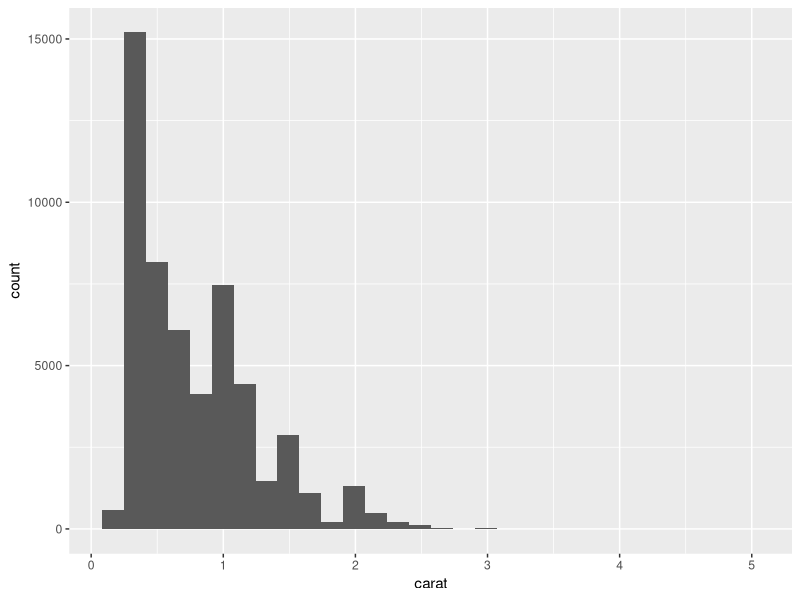
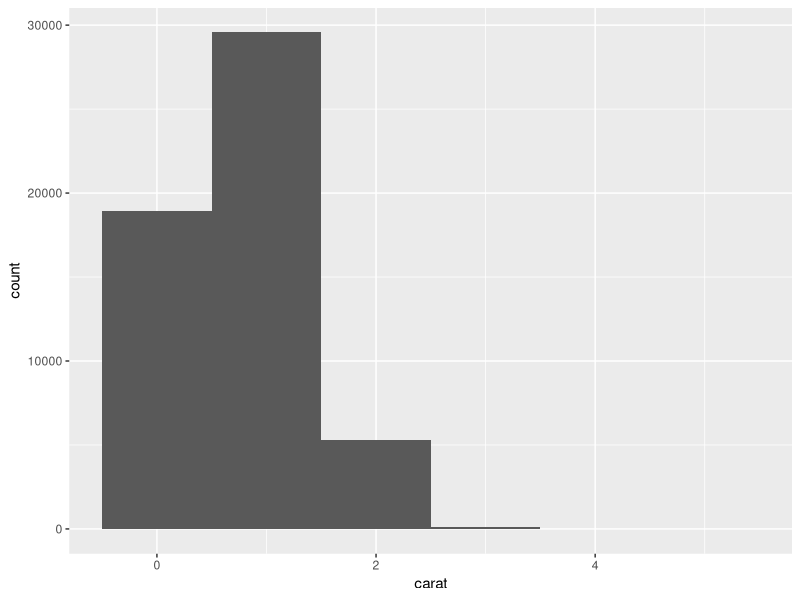
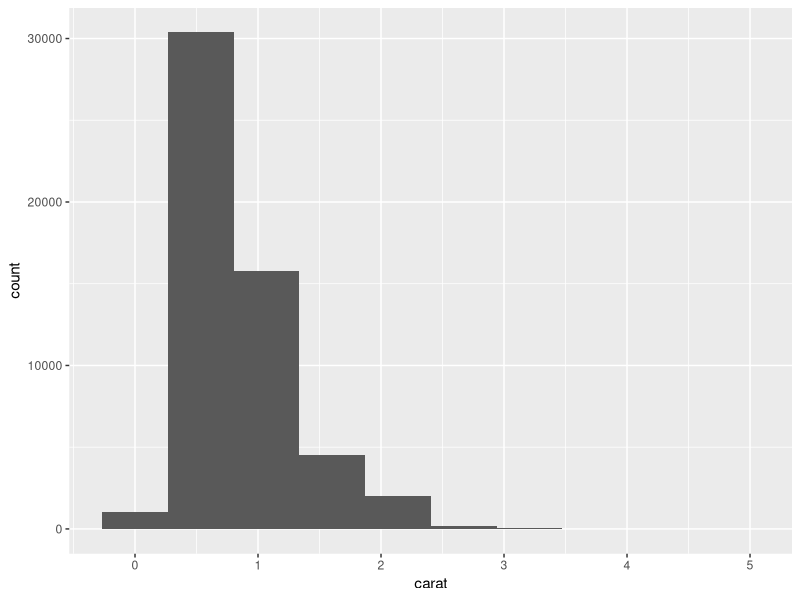
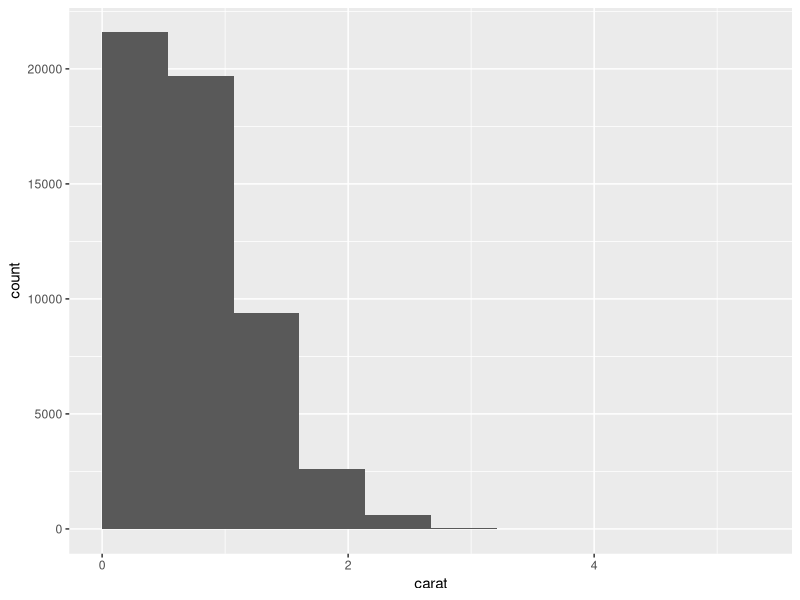
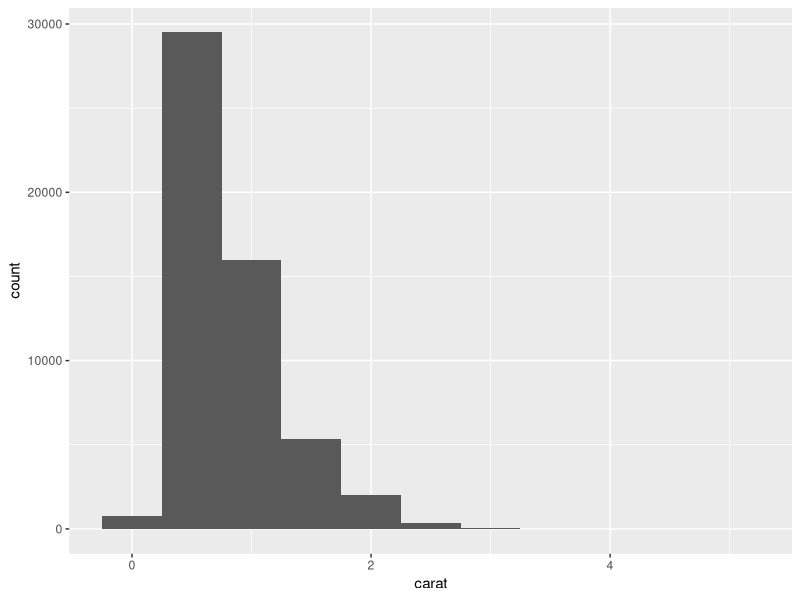
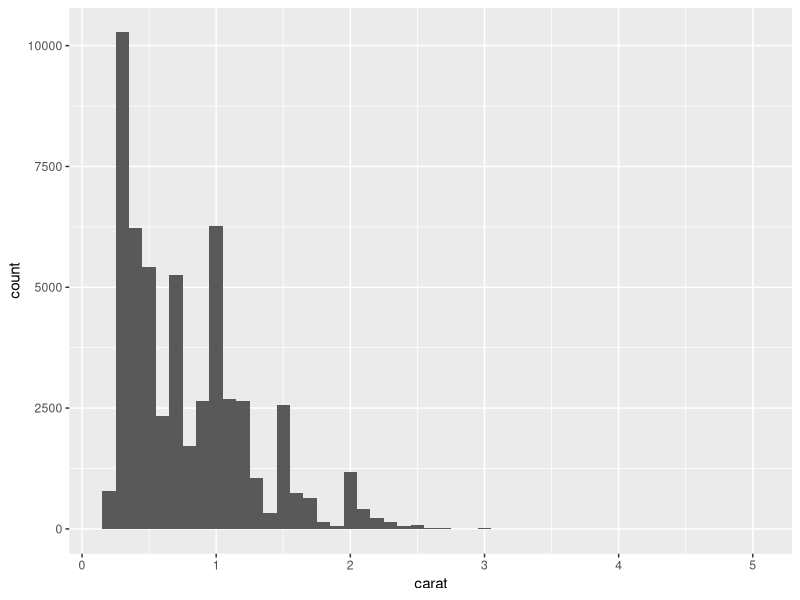
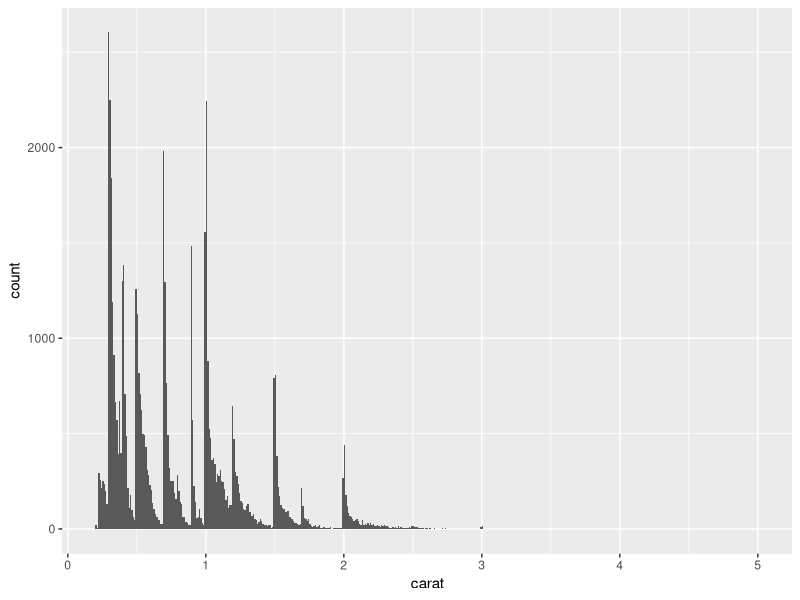
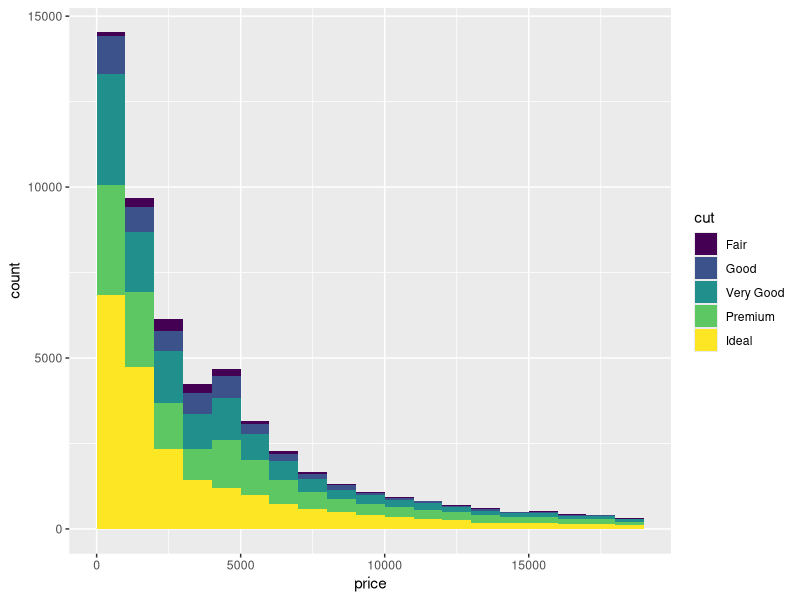

R code for these plots, in order:
## ---- chunk 1
library(ggplot2)
ggplot(data = diamonds) +
  geom_histogram(mapping = aes(x = carat))
## ---- chunk 2
ggplot(data = diamonds) +
  geom_histogram(mapping = aes(x = carat), binwidth = 1)
## ---- chunk 3
ggplot(data = diamonds) +
  geom_histogram(mapping = aes(x = carat), bins = 10)
## ---- chunk 4
ggplot(data = diamonds) +
  geom_histogram(mapping = aes(x = carat), bins = 10, boundary = 0)
## ---- chunk 5
ggplot(data = diamonds) +
  geom_histogram(mapping = aes(x = carat), binwidth = 0.5)
## ---- chunk 6
ggplot(data = diamonds) +
  geom_histogram(mapping = aes(x = carat), binwidth = 0.1)
## ---- chunk 7
ggplot(data = diamonds) +
  geom_histogram(mapping = aes(x = carat), binwidth = 0.01, boundary = 0)
## ---- chunk 8
ggplot(data = diamonds) +
  geom_histogram(mapping = aes(x = price, fill = cut), binwidth = 1000, boundary = 0)
## ---- chunk 9
ggplot(data = diamonds) +
  geom_freqpoly(mapping = aes(x = carat), binwidth = 0.25, boundary = 0)
## ---- chunk 10
ggplot(data = diamonds) +
  geom_freqpoly(mapping = aes(x = price, color = cut), binwidth = 1000, boundary = 0)
## ---- chunk 11
ggplot(data = diamonds) +
  geom_density(mapping = aes(x = price, color = cut))
## ---- chunk 12
ggplot(data = mpg) +
  geom_dotplot(mapping = aes(x = displ), dotsize = 0.5, stackdir = "up", stackratio = 1.1)
## ---- chunk 13
ggplot(data = diamonds) +
  geom_histogram(mapping = aes(x = price, fill = cut), binwidth = 1000, boundary = 0)
